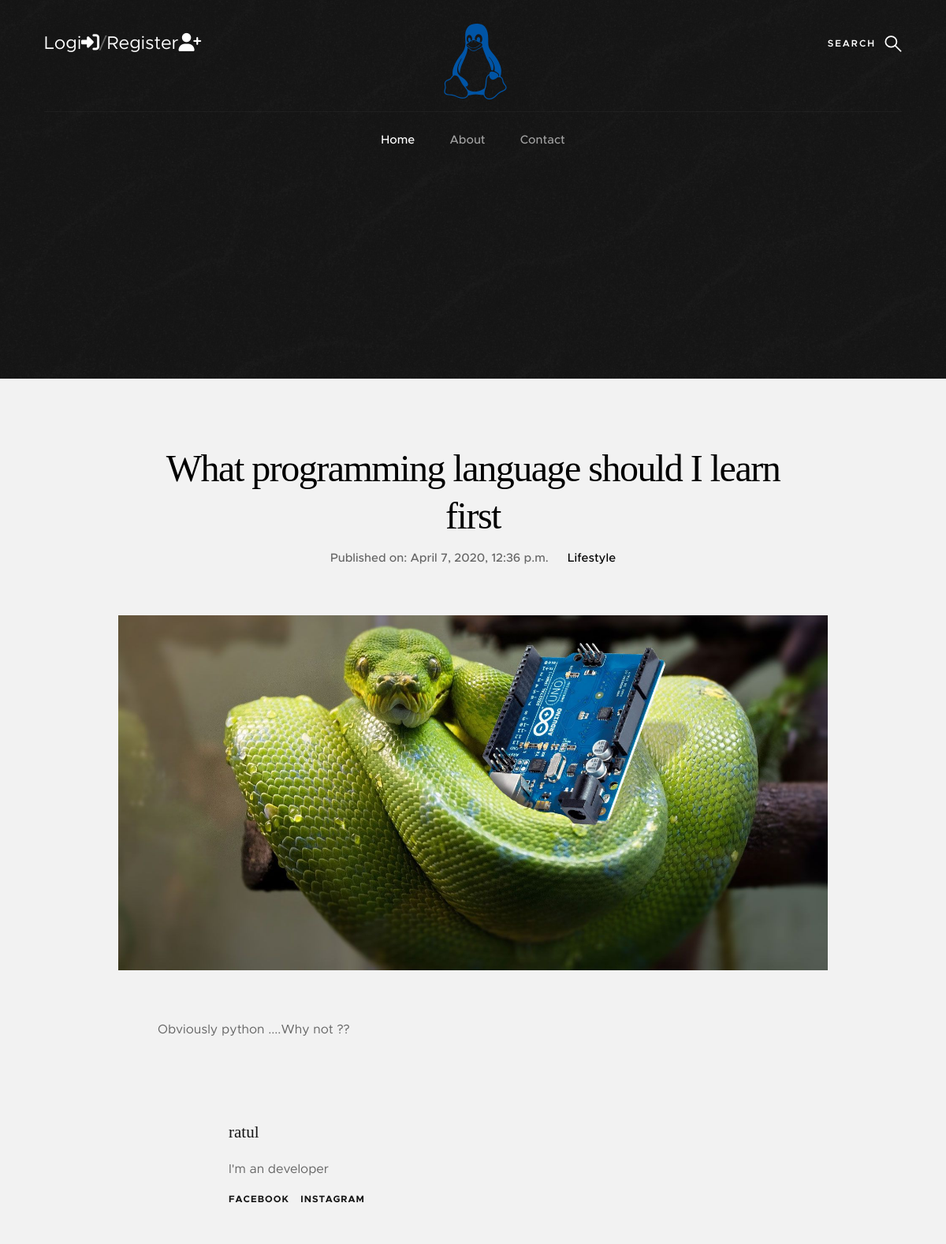
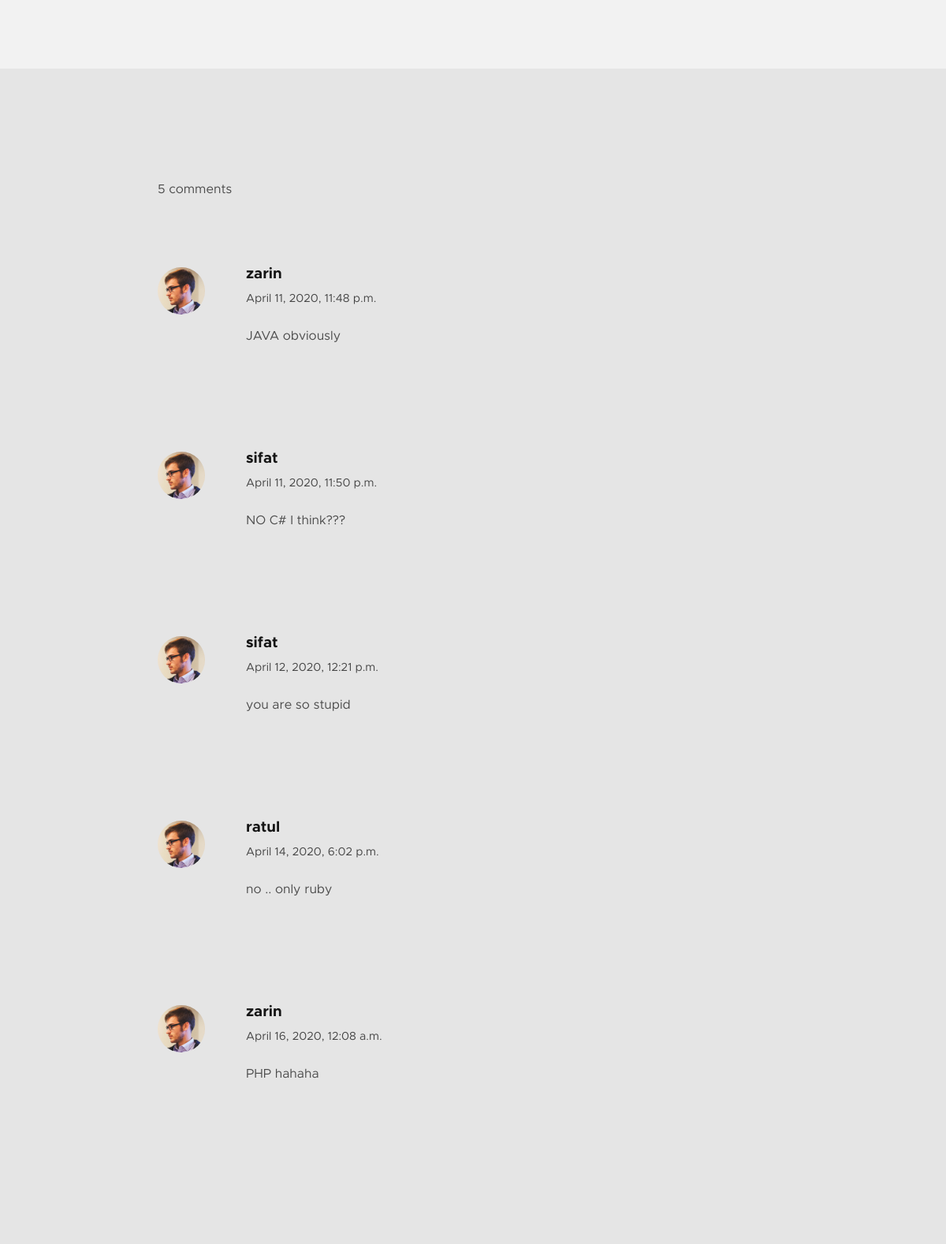
Page /blog/1/ (upper part) on the committed database (2 pictures, top to bottom).
### blog/models.py (models this page shows, shortened)
class Post(models.Model):
    CATEGORY = (
        ('Lifestyle', 'Lifestyle'),
        ('Health', 'Health'),
        ('Family', 'Family'),
        ('Lifestyle', 'Lifestyle'),
        ('Health', 'Health'),
        ('Family', 'Family'),
        ('Management', 'Management'),
        ('Travel', 'Travel'),
        ('Work', 'Work'),
    )
    author = models.ForeignKey('auth.User', on_delete=models.CASCADE)
    title = models.CharField(max_length=200, null=True)
    text = models.TextField()
    created_date = models.DateTimeField(default=timezone.now)
    pub_date = models.DateTimeField(blank=True, null=True)
    last_edited = models.DateTimeField(null=True, blank=True)
    category = models.CharField(null=True, max_length=50, choices=CATEGORY)
    image = models.ImageField(blank=True, null=True)

class Comment(models.Model):
    post = models.ForeignKey('blog.Post', on_delete=models.CASCADE, related_name='comments')
    author = models.CharField(max_length=50, null=True)
    comment = models.TextField()
    created_date = models.DateTimeField(default=timezone.now)
    created_date = models.DateTimeField(default=timezone.now)
    last_edited = models.DateTimeField(null=True, blank=True)

### blog/views.py (the view)
# urls.py: path('blog/<int:pk>/', views.particular_blog, name='blog'),
def particular_blog(request, pk):
    blog = get_object_or_404(Post, pk=pk)
    context = {'blog': blog}
    return render(request, 'blog/single-standard.html', context)

### blog/templates/blog/single-standard.html (shortened to what this page needs)
{% extends 'blog/base.html' %}
{% load static %}
{% block content %}
    <section class="s-content s-content--narrow s-content--no-padding-bottom">
        <article class="row format-standard">
            <div class="s-content__header col-full">
                <h1 class="s-content__header-title">
                    {{blog.title}}
                </h1>
                <ul class="s-content__header-meta">
                    {% if blog.pub_date %}
                    <li class="date">Published on: {{blog.pub_date}}</li>
                    {% else %}
                    <li class="date">created on: {{blog.created_date}}</li>
                    <li><a href="{% url 'draft' %}">Want to publish?</a></li>
                    {% endif %}
                    <li class="cat">
                        <a href="#0">{{blog.category}}</a>
                    </li>
                </ul>
            </div>
            {% if blog.image %}
            <div class="s-content__media col-full">
                <div class="s-content__post-thumb">
                    <img src="{{blog.image.url}}"
                </div>
            </div>
            {% else %}
            <div class="s-content__media col-full">
                <div class="s-content__post-thumb">
                    <img src="{% static 'images/no_img.png' %}"
                </div>
            </div>
            {% endif %}
            <div class="col-full s-content__main">
                <p>{{ blog.text }}</p>
                <div class="s-content__author">
                    <div class="s-content__author-about">
                        <h4 class="s-content__author-name">
                            <a href="#0">{{blog.author}}</a>
                        </h4>
                        <p>I'm an developer</p>
                        <ul class="s-content__author-social">
                           <li><a href="#0">Facebook</a></li>
                           <li><a href="#0">Instagram</a></li>
                        </ul>
                    </div>
                </div>
            </div>
        </article>
        <div class="comments-wrap">
            <div id="comments" class="row">
                <div class="col-full">
                    <div class="respond">
                        {% if blog.comments.count <= 1 %}
                        <p>{{blog.comments.count}} comment</p>
                        {% else %}
                        <p>{{blog.comments.count}} comments</p>
                        {% endif %}
                    </div>
                    {% for comment in blog.comments.all %}
                    <ol class="commentlist">
                        <li class="depth-1 comment">
                            <div class="comment__avatar">
                                <img width="50" height="50" class="avatar" src="images/avatars/user-01.jpg" alt="">
                            </div>
                            <div class="comment__content">
                                <div class="comment__info">
                                    <cite>{{ comment.author }}</cite>
                                    <div class="comment__meta">
                                        <time class="comment__time">{{ comment.created_date }}</time>
                                    </div>
                                </div>
                                <div class="comment__text">
                                <p>{{ comment.comment }}</p>
                            </div>
                        </li>
                    </ol>
                    {% endfor %}
                </div>
            </div>
        </div>
    </section>
{% endblock %}

### static/css/base.css (style rules this page uses)
html { font-family: sans-serif; line-height: 1.15; -ms-text-size-adjust: 100%; -webkit-text-size-adjust: 100%; }
body { margin: 0; }
article, aside, footer, header, nav, section { display: block; }
h1 { font-size: 2em; margin: 0.67em 0; }
a { background-color: transparent; -webkit-text-decoration-skip: objects; }
img { border-style: none; }
html { font-size: 62.5%; box-sizing: border-box; }
*, *::before, *::after { box-sizing: inherit; }
body { font-weight: normal; line-height: 1; word-wrap: break-word; text-rendering: optimizeLegibility; -webkit-overflow-scrolling: touch; -webkit-text-size-adjust: none; }
body, input, button { -moz-osx-font-smoothing: grayscale; -webkit-font-smoothing: antialiased; }
img, video { max-width: 100%; height: auto; }
div, dl, dt, dd, ul, ol, li, h1, h2, h3, h4, h5, h6, pre, form, p, blockquote, th, td { margin: 0; padding: 0; }
h1, h2, h3, h4, h5, h6 { -webkit-font-smoothing: auto; -webkit-font-smoothing: antialiased; -webkit-font-variant-ligatures: common-ligatures; -moz-font-variant-ligatures: common-ligatures; font-variant-ligatures: common-ligatures; text-rendering: optimizeLegibility; }
ol, ul { list-style: none; }
li { display: block; }
a { text-decoration: none; line-height: inherit; }
.row { width: 94%; max-width: 1200px; margin: 0 auto; }
.row:after { content: ""; display: table; clear: both; }
[class*="col-"] { float: left; padding: 0 20px; }
.col-twelve, .col-full { width: 100%; }
@media only screen and (max-width: 1200px) { [class*="col-"] { padding: 0 15px; } }

### rows in the picture
Post: title "What programming language should I learn first", pub_date "April 7, 2020, 12:36 p.m.", category "Lifestyle", image (picture), text "Obviously python ....Why not ??", author "ratul", comments.count "5"
Comment: author "zarin", created_date "April 11, 2020, 11:48 p.m.", comment "JAVA obviously"
Comment: author "sifat", created_date "April 11, 2020, 11:50 p.m.", comment "NO C# I think???"
Comment: author "sifat", created_date "April 12, 2020, 12:21 p.m.", comment "you are so stupid"
Comment: author "ratul", created_date "April 14, 2020, 6:02 p.m.", comment "no .. only ruby"
Comment: author "zarin", created_date "April 16, 2020, 12:08 a.m.", comment "PHP hahaha"
